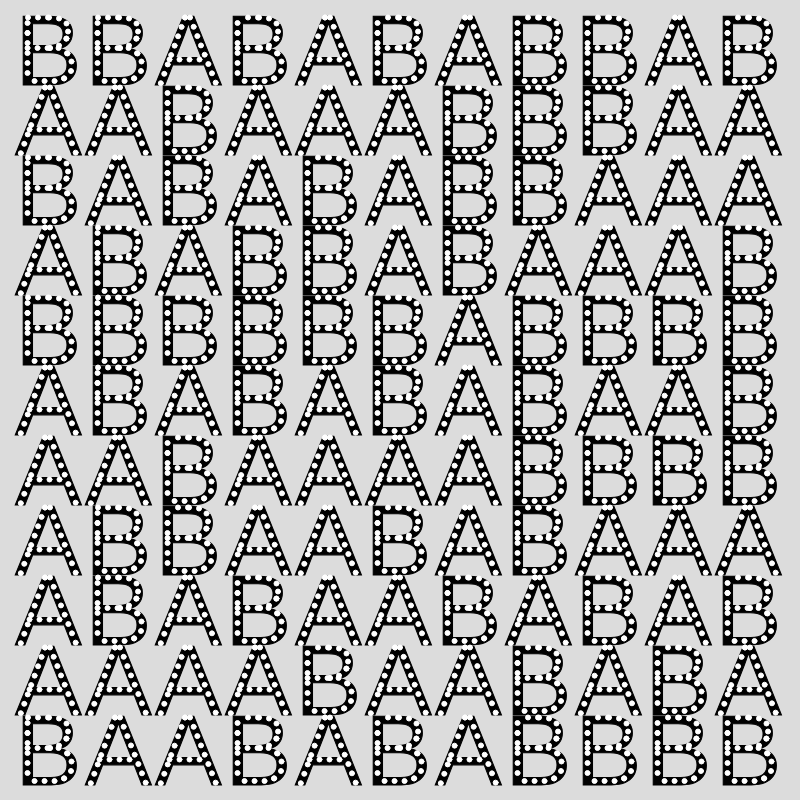
Frame 1 (no input)
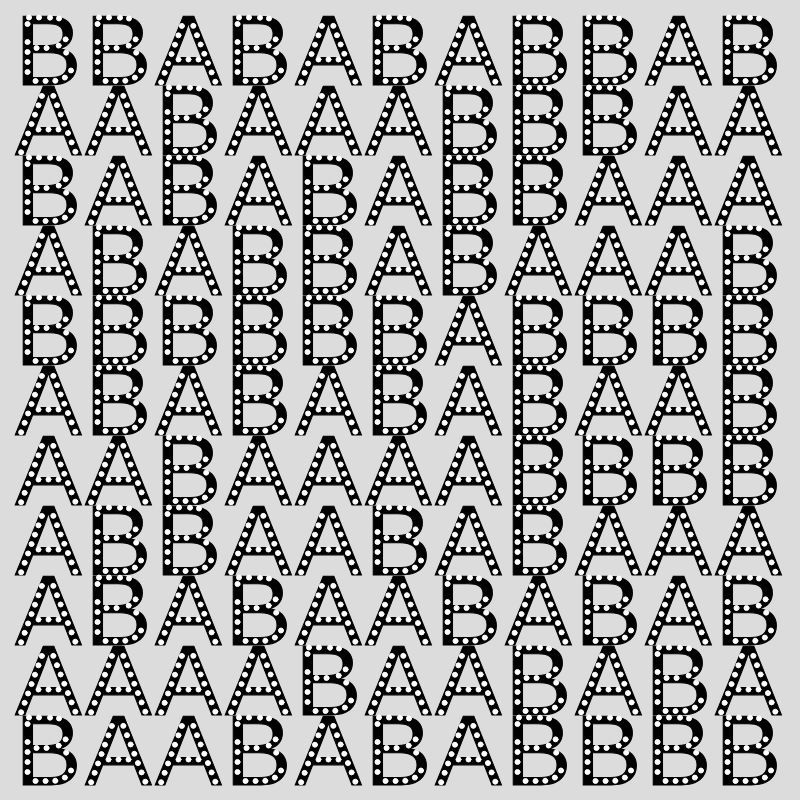
Frame 60 (no input)
Frame 120 (the mouse pressed at the canvas centre since frame 60): identical to frame 60, image omitted

The p5.js sketch that drew these frames (run headless with seeded random() and noise() and a simulated clock; from frame 60 on, the mouse is pressed at the canvas centre):

// p5.js sketch
// ── sketch.js
var ra = [];

function setup() {
  createCanvas(800, 800);
  angleMode(DEGREES);
  for(var x = 0; x < 750; x += 70){
    ra.push([]);
  }
  for(var x = 0; x < ra.length; x++){
    for(var y = 0; y < 750; y += 70){
      ra[x].push(int(random(0,2)));
    }
  }
}
var Scale = 200;
var X = 200;
var Y = 200;
var Letters = [];
var LetterI = 0;
var t = 20;
var dc = false;

var Line = function(t,x1,y1,x2,y2){
  var D = dist(x1,y1,x2,y2);
  t = t%10;
  for(var i = t; i < D; i += 10){
    ellipse(x1 + ((x2-x1)/D)*i, y1 + ((y2-y1)/D)*i, 5, 5);
  }
}
//find intersection between two lines
var lineS = function(x1,y1,x2,y2,x3,y3,x4,y4){
var ua = ((x4 - x3)*(y1 - y3) - (y4 - y3)*(x1 - x3))/((y4 - y3)*(x2 - x1) - (x4 - x3)*(y2 - y1));
var x = x1 + ua*(x2-x1);
var y = y1 + ua*(y2-y1);
if(!x || !y){
    x = 0;
    y = 0;
}
return {x:x,y:y,t:((dist(x1,y1,x,y) + dist(x,y,x2,y2)) - dist(x1,y1,x2,y2)) < 0.5 && ((dist(x3,y3,x,y) + dist(x,y,x4,y4)) - dist(x3,y3,x4,y4)) < 0.5};
};

var findAngle = function(x1, y1, x2, y2){
  var D = dist(x1,y1,x2,y2);
  if(D === 0){
    return 0;
  }
  if(x2 >= x1 && y2 <= y1){
    return asin((x2-x1)/D);
  }
  if(x2 >= x1 && y2 > y1){
    return 90 - asin((x2-x1)/D) + 90;
  }
  if(x2 < x1 && y2 > y1){
    return 180 - asin((x2-x1)/D);
  }
  return 360 + asin((x2-x1)/D);
}
var dn = -1;
Letters = [
{
Char: 'A', 
points: 
[ 
{x: 0.055, y: -0.01, ax: -0.09, ay: 0.255, Connector: true}, 
{x: 0.61, y: -0.015, ax: 0.08999999999999997, ay: 0.21500000000000002, Connector: true}, 
{x: 0.3, y: -0.675, ax: -0.245, ay: 0.665, Connector: false}, 
{x: 0.35, y: -0.675, ax: 0.26, ay: 0.66, Connector: false}, 
{x: 0.3, y: -0.675, ax: 0.04999999999999999, ay: 0, Connector: false}, 
{x: 0.145, y: -0.255, ax: 0.37, ay: 0, Connector: false} 
] 
},
{ 
Char: 'B', 
points: 
[ 
{x: 0.53, y: -0.535, ax: -0.015000000000000013, ay: -0.07999999999999996, Connector: false}, 
{x: 0.515, y: -0.615, ax: -0.07500000000000001, ay: -0.050000000000000044, Connector: false}, 
{x: 0.44, y: -0.665, ax: -0.10999999999999999, ay: -0.010000000000000009, Connector: false}, 
{x: 0.33, y: -0.675, ax: -0.2, ay: 0, Connector: false}, 
{x: 0.515, y: -0.465, ax: 0.015000000000000013, ay: -0.07, Connector: false}, 
{x: 0.44, y: -0.395, ax: 0.07500000000000001, ay: -0.07, Connector: false}, 
{x: 0.435, y: -0.37, ax: 0.09000000000000002, ay: 0.05499999999999999, Connector: false}, 
{x: 0.525, y: -0.315, ax: 0.039999999999999925, ay: 0.08000000000000002, Connector: false}, 
{x: 0.565, y: -0.235, ax: -0.004999999999999893, ay: 0.09499999999999997, Connector: false}, 
{x: 0.56, y: -0.14, ax: -0.07000000000000006, ay: 0.07500000000000001, Connector: false}, 
{x: 0.49, y: -0.065, ax: -0.09499999999999997, ay: 0.025, Connector: false}, 
{x: 0.395, y: -0.04, ax: -0.27, ay: 0, Connector: false}, 
{x: 0.125, y: -0.675, ax: 0, ay: -0.15000000000000002, Connector: true}, 
{x: 0.125, y: -0.675, ax: -0.15, ay: 0, Connector: true}, 
{x: 0.125, y: -0.045, ax: -0.16, ay: 0, Connector: true}, 
{x: 0.125, y: -0.045, ax: 0, ay: 0.16, Connector: true}, 
{x: 0.125, y: -0.37, ax: -0.17, ay: 0, Connector: true}, 
{x: 0.125, y: -0.52, ax: 0, ay: 0.47500000000000003, Connector: false}, 
{x: 0.125, y: -0.52, ax: 0, ay: -0.15500000000000003, Connector: false}, 
{x: 0.35, y: -0.37, ax: 0.09000000000000002, ay: 0, Connector: false}, 
{x: 0.35, y: -0.37, ax: 0.08999999999999997, ay: -0.024999999999999967, Connector: false}, 
{x: 0.125, y: -0.37, ax: 0.21999999999999997, ay: 0, Connector: false} 
] 
},
{ 
Char: 'C', 
points: 
[ 
{x: 0.1, y: -0.345, ax: 0, ay: -0.07500000000000001, Connector: false}, 
{x: 0.1, y: -0.345, ax: 0, ay: 0.07999999999999999, Connector: false}, 
{x: 0.1, y: -0.415, ax: 0.01999999999999999, ay: -0.09000000000000002, Connector: false}, 
{x: 0.12, y: -0.505, ax: 0.04000000000000001, ay: -0.07999999999999996, Connector: false}, 
{x: 0.16, y: -0.585, ax: 0.07999999999999999, ay: -0.07000000000000006, Connector: false}, 
{x: 0.24, y: -0.655, ax: 0.09000000000000002, ay: -0.030000000000000027, Connector: false}, 
{x: 0.33, y: -0.685, ax: 0.10999999999999999, ay: 0, Connector: false}, 
{x: 0.44, y: -0.685, ax: 0.10500000000000004, ay: 0.050000000000000044, Connector: false}, 
{x: 0.54, y: -0.635, ax: 0.05499999999999994, ay: 0.06000000000000005, Connector: false}, 
{x: 0.595, y: -0.575, ax: 0.025000000000000022, ay: 0.06499999999999995, Connector: false}, 
{x: 0.62, y: -0.51, ax: 0.025000000000000022, ay: 0.09000000000000002, Connector: true}, 
{x: 0.1, y: -0.27, ax: 0.03, ay: 0.08000000000000002, Connector: false}, 
{x: 0.13, y: -0.19, ax: 0.04000000000000001, ay: 0.075, Connector: false}, 
{x: 0.17, y: -0.115, ax: 0.06999999999999998, ay: 0.05, Connector: false}, 
{x: 0.24, y: -0.065, ax: 0.09000000000000002, ay: 0.035, Connector: false}, 
{x: 0.33, y: -0.03, ax: 0.09999999999999998, ay: 0.0049999999999999975, Connector: false}, 
{x: 0.43, y: -0.025, ax: 0.09500000000000003, ay: -0.034999999999999996, Connector: false}, 
{x: 0.525, y: -0.06, ax: 0.06999999999999995, ay: -0.065, Connector: false}, 
{x: 0.595, y: -0.125, ax: 0.025000000000000022, ay: -0.06, Connector: false}, 
{x: 0.62, y: -0.185, ax: 0.015000000000000013, ay: -0.04999999999999999, Connector: false}, 
{x: 0.635, y: -0.235, ax: 0.020000000000000018, ay: -0.10000000000000003, Connector: true} 
] 
}
];




var getRotated = function(s, x, y, x2, y2, i, o, o2, a){
  let p = Letters[i].points[o2];
  var A = findAngle(x, y, x2 + p.x*s, y2 + p.y*s) + a - 90;
  var d = dist(x, y, x2 + p.x*s, y2 + p.y*s);
  return {x: x + cos(A)*d, y: y + sin(A)*d};
}

var getRotatedL = function(s, x, y, x2, y2, i, o, o2, a){
  let p = Letters[i].points[o2];
  var A2 = findAngle(x, y, x2 + (p.x + p.ax)*s, y2 + (p.y + p.ay)*s) + a - 90;
  var d2 = dist(x, y, x2 + (p.x + p.ax)*s, y2 + (p.y + p.ay)*s);
  return {x: x + cos(A2)*d2, y: y + sin(A2)*d2};
}

var drawRotated = function(s, x, y, i, o, a, m){
  textSize(s);
  if(o !== -1){
    var x2 = x - Letters[i].points[o].x*s;
    var y2 = y - Letters[i].points[o].y*s;
  } else {
    var x2 = x;
    var y2 = y;
  }
  push();
  translate(x, y);
  rotate(a);
  translate(-x, -y);
  stroke(0);
  fill(0);
  text(Letters[i].Char, x2, y2);
  fill(255);
  pop();
  //ellipse(x,y,5,5);
  for(let I = 0; I < Letters[i].points.length; I++){
    let p = Letters[i].points[I];
    fill(255);
    stroke(255);
    if(p.Connector){
      fill(255, 0, 0);
      stroke(255, 0, 0);
    }
    var A = findAngle(x, y, x2 + p.x*s, y2 + p.y*s) + a - 90;
    var d = dist(x, y, x2 + p.x*s, y2 + p.y*s);
    
    var A2 = findAngle(x, y, x2 + (p.x + p.ax)*s, y2 + (p.y + p.ay)*s) + a - 90;
    var d2 = dist(x, y, x2 + (p.x + p.ax)*s, y2 + (p.y + p.ay)*s);
    var p1 = getRotated(s, x, y, x2, y2, i, o, I, a);
    var p2 = getRotatedL(s, x, y, x2, y2, i, o, I, a);
    fill(255);
    stroke(255);
    //ellipse(p1.x, p1.y, 5,5);
    if(!p.Connector){
      Line(m, p1.x, p1.y, p2.x, p2.y);
    }
    
    //ellipse(x + cos(A)*d, y + sin(A)*d, 5, 5);
    //line(x + cos(A)*d, y + sin(A)*d, x + cos(A2)*d2, y + sin(A2)*d2);
    
    //ellipse(x2 + p.x*s, y2 + p.y*s, 5, 5);
    //line(x2 + p.x*s, y2 + p.y*s, x2 + (p.x + p.ax)*s, y2 + (p.y + p.ay)*s);
  }
}
var ps = [];
var t = 0;
function draw() {
  ps = [];
  background(220);
  for(var x = 0; x < 750; x += 70){
    for(var y = 0; y < 750; y += 70){
      drawRotated(100, x + 15, y + 85, ra[x/70][y/70], -1, 0, t);
    }
  }
  t++;
}
/*

*/
